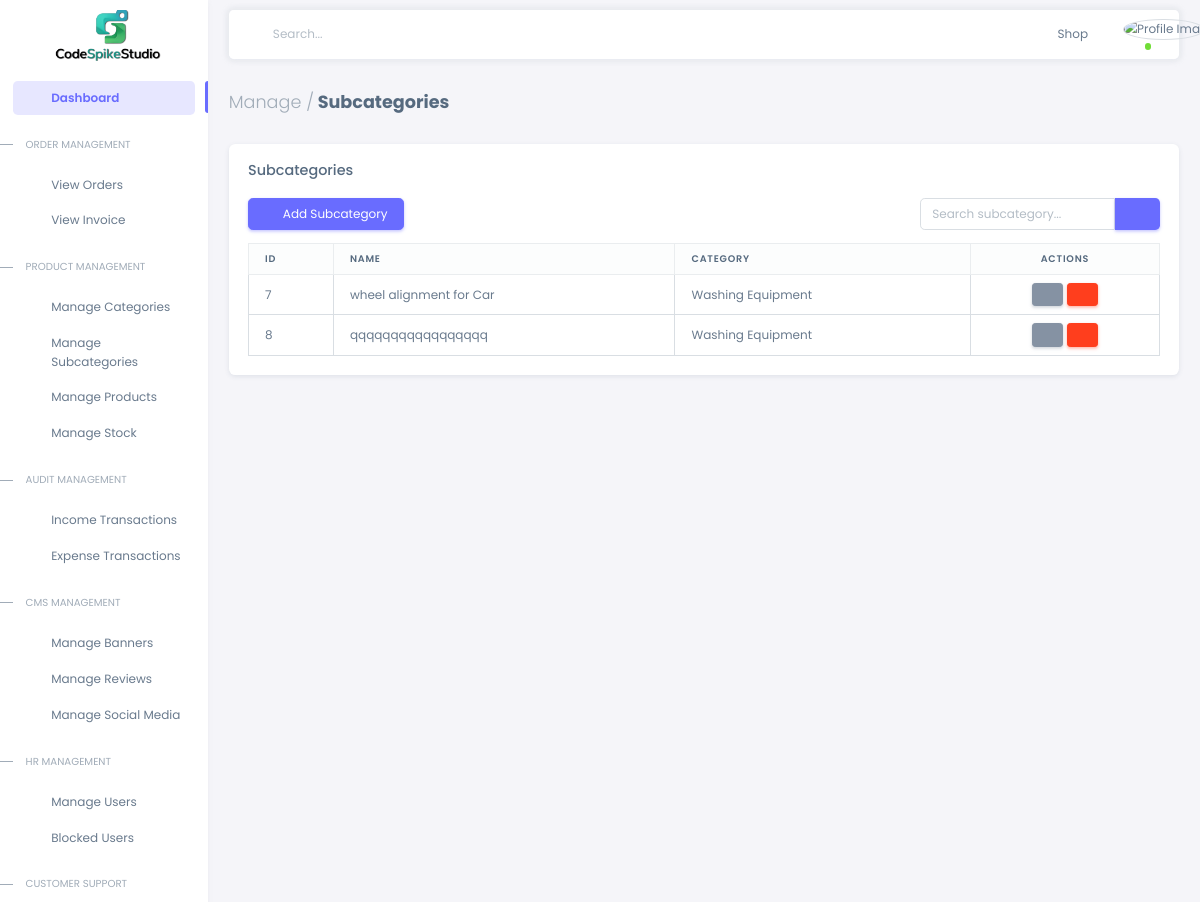
The page /subcategories/ (upper part) on the database as committed earlier.
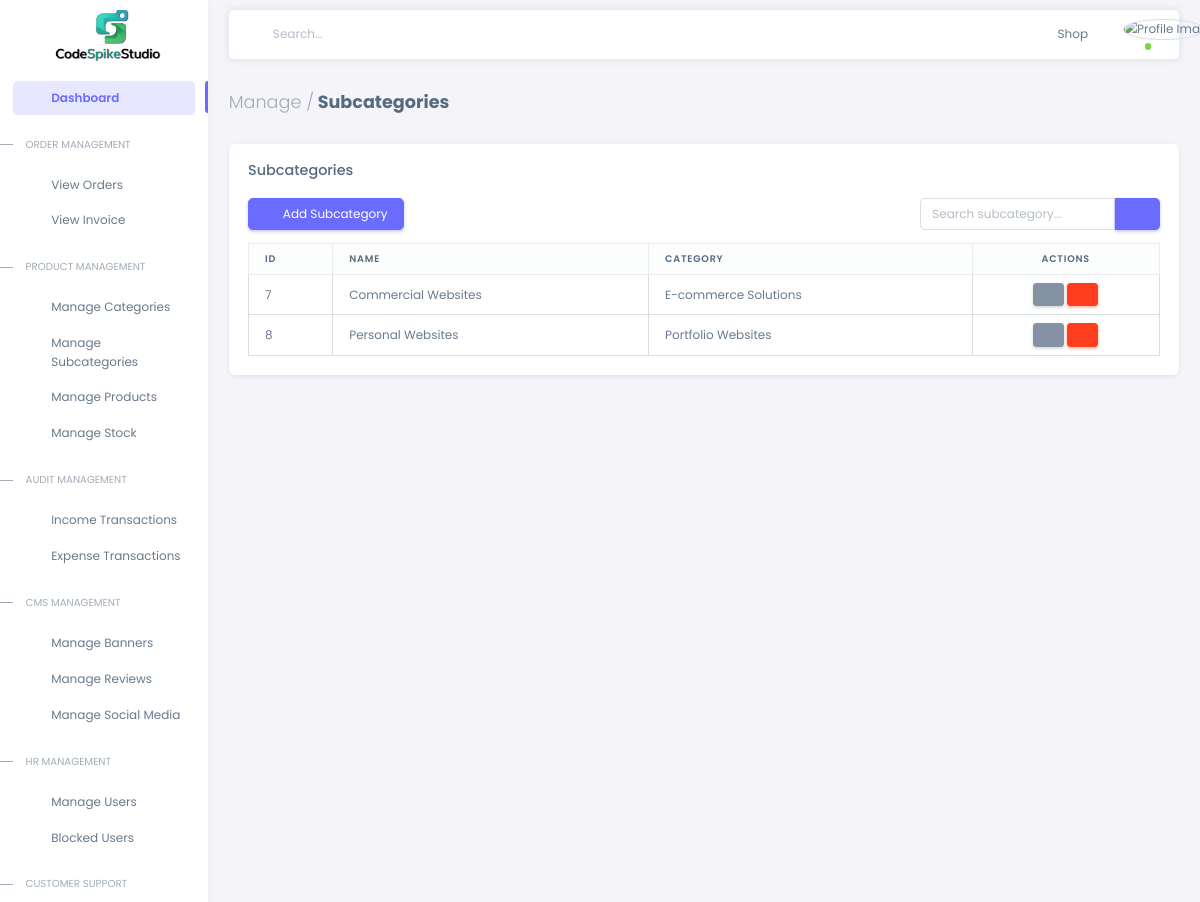
The same page on the database as committed later.
### products/models.py (models this page shows, shortened)
class subcategory(models.Model):
    name = models.CharField(max_length=255)
    category = models.ForeignKey(Category, on_delete=models.CASCADE, related_name='subcategories')
    description = models.TextField()

class Category(models.Model):
    name = models.CharField(max_length=255)
    description = models.TextField()
    image = models.ImageField(upload_to='category_images/', null=True, blank=True)

### products/views.py (the view)
# urls.py: path('subcategories/', SubcategoryListView.as_view(), name='subcategory_list'),
class SubcategoryListView(ListView):
    model = subcategory
    template_name = 'admin_panel/subcategories.html'
    context_object_name = 'subcategories'
    def get_queryset(self):
        query = self.request.GET.get('search', '')
        if query:
            return subcategory.objects.filter(name__icontains=query)
        return super().get_queryset()
    def get_template_names(self):
        admin_mode = getattr(settings, 'ADMIN_PANEL_MODE', 'basic').lower()
        if admin_mode == 'advanced':
            return ['advadmin/subcategories.html']
        elif admin_mode == 'standard':
            return ['admin_panel/subcategories.html']  # If you have a standard mode template
        else:  # Default to basic
            return ['admin_panel/subcategories.html']
    def get_context_data(self, **kwargs):
        context = super().get_context_data(**kwargs)
        context['query'] = self.request.GET.get('search', '')
        return context

### templates/advadmin/subcategories.html (shortened to what this page needs)
{% extends 'advadmin/index.html' %}
{% load static %}
{% block content %}
<div class="content-wrapper">
  <div class="container-xxl flex-grow-1 container-p-y">
    <h4 class="fw-bold py-3 mb-4"><span class="text-muted fw-light">Manage /</span> Subcategories</h4>
    <div class="card">
      <h5 class="card-header">Subcategories</h5>
      <div class="card-body">
        <div class="d-flex justify-content-between mb-3">
          <a href="{% url 'add_subcategory' %}" class="btn btn-primary">
            <i class="bx bx-plus me-1"></i> Add Subcategory
          </a>
          <form method="GET" action="{% url 'subcategory_list' %}" class="d-flex" style="max-width: 300px;">
            <div class="input-group">
              <input type="text" name="search" class="form-control" placeholder="Search subcategory..." value="{{ query }}">
              <button type="submit" class="btn btn-primary">
                <i class="bx bx-search"></i>
              </button>
            </div>
          </form>
        </div>
        <div class="table-responsive">
          <table class="table table-bordered">
            <thead class="table-light">
              <tr>
                <th>ID</th>
                <th>Name</th>
                <th>Category</th>
                <th class="text-center">Actions</th>
              </tr>
            </thead>
            <tbody>
              {% for subcategory in subcategories %}
              <tr>
                <td>{{ subcategory.id }}</td>
                <td>{{ subcategory.name }}</td>
                <td>{{ subcategory.category.name }}</td>
                <td class="text-center">
                  <a href="{% url 'edit_subcategory' subcategory.id %}" class="btn btn-secondary btn-sm ">
                    <i class="bx bx-edit"></i>
                  </a>
                  <button class="btn btn-danger btn-sm" data-bs-toggle="modal" data-bs-target="#deleteModal"
                          data-subcategory-id="{{ subcategory.id }}" data-subcategory-name="{{ subcategory.name }}">
                    <i class="bx bx-trash"></i>
                  </button>
                </td>
              </tr>
              {% empty %}
              <tr>
                <td colspan="4" class="text-center py-4">No subcategories found</td>
              </tr>
              {% endfor %}
            </tbody>
          </table>
        </div>
      </div>
    </div>
  </div>
</div>
{% endblock %}

Rows that differ between the two databases and show on the page:
changed subcategory id 7: name "wheel alignment for Car" → "Commercial Websites"; category.name "Washing Equipment" → "E-commerce Solutions"
changed subcategory id 8: name "qqqqqqqqqqqqqqqqq" → "Personal Websites"; category.name "Washing Equipment" → "Portfolio Websites"
